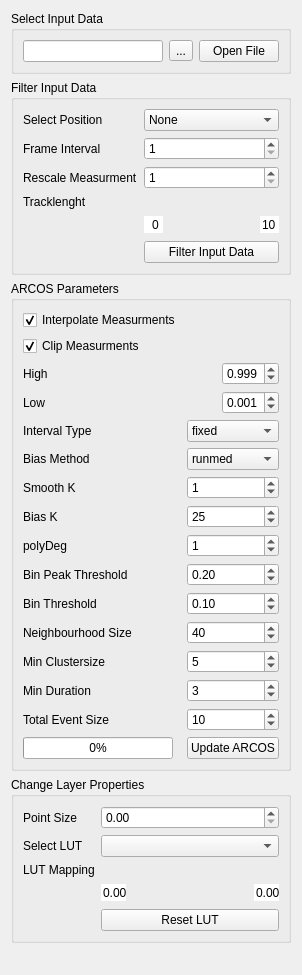
<?xml version="1.0" encoding="UTF-8"?>
<ui version="4.0">
 <class>MainWindow</class>
 <widget class="QWidget" name="MainWindow">
  <property name="geometry">
   <rect>
    <x>0</x>
    <y>0</y>
    <width>293</width>
    <height>975</height>
   </rect>
  </property>
  <layout class="QGridLayout" name="gridLayout_9">
   <item row="1" column="0">
    <widget class="QGroupBox" name="filter_groupBox">
     <property name="title">
      <string>Filter Input Data</string>
     </property>
     <layout class="QGridLayout" name="gridLayout_2">
      <item row="2" column="2">
       <widget class="QSpinBox" name="frame_interval">
        <property name="minimum">
         <number>1</number>
        </property>
        <property name="maximum">
         <number>1000</number>
        </property>
       </widget>
      </item>
      <item row="1" column="2">
       <widget class="QComboBox" name="position">
        <item>
         <property name="text">
          <string>None</string>
         </property>
        </item>
       </widget>
      </item>
      <item row="3" column="0">
       <widget class="QLabel" name="rescale_meas_label">
        <property name="text">
         <string>Rescale Measurment</string>
        </property>
       </widget>
      </item>
      <item row="2" column="0">
       <widget class="QLabel" name="frame_interval_label">
        <property name="text">
         <string>Frame Interval</string>
        </property>
       </widget>
      </item>
      <item row="5" column="2">
       <layout class="QHBoxLayout" name="horizontalLayout_tracklength"/>
      </item>
      <item row="1" column="0">
       <widget class="QLabel" name="position_label">
        <property name="text">
         <string>Select Position</string>
        </property>
       </widget>
      </item>
      <item row="9" column="2">
       <widget class="QPushButton" name="filter_input_data">
        <property name="text">
         <string>Filter Input Data</string>
        </property>
       </widget>
      </item>
      <item row="5" column="0">
       <widget class="QLabel" name="min_tracklength_label">
        <property name="text">
         <string>Tracklenght</string>
        </property>
       </widget>
      </item>
      <item row="3" column="2">
       <widget class="QSpinBox" name="rescale_measurment">
        <property name="minimum">
         <number>1</number>
        </property>
        <property name="maximum">
         <number>1000</number>
        </property>
       </widget>
      </item>
      <item row="6" column="2">
       <layout class="QHBoxLayout" name="horizontalLayout">
        <item>
         <widget class="QSpinBox" name="min_tracklength_spinbox">
          <property name="sizePolicy">
           <sizepolicy hsizetype="Fixed" vsizetype="Fixed">
            <horstretch>0</horstretch>
            <verstretch>0</verstretch>
           </sizepolicy>
          </property>
          <property name="maximumSize">
           <size>
            <width>25</width>
            <height>16777215</height>
           </size>
          </property>
          <property name="focusPolicy">
           <enum>Qt::WheelFocus</enum>
          </property>
          <property name="contextMenuPolicy">
           <enum>Qt::NoContextMenu</enum>
          </property>
          <property name="frame">
           <bool>false</bool>
          </property>
          <property name="alignment">
           <set>Qt::AlignRight|Qt::AlignTrailing|Qt::AlignVCenter</set>
          </property>
          <property name="buttonSymbols">
           <enum>QAbstractSpinBox::NoButtons</enum>
          </property>
         </widget>
        </item>
        <item>
         <spacer name="horizontalSpacer_2">
          <property name="orientation">
           <enum>Qt::Horizontal</enum>
          </property>
          <property name="sizeHint" stdset="0">
           <size>
            <width>40</width>
            <height>20</height>
           </size>
          </property>
         </spacer>
        </item>
        <item>
         <widget class="QSpinBox" name="max_tracklength_spinbox">
          <property name="sizePolicy">
           <sizepolicy hsizetype="Fixed" vsizetype="Fixed">
            <horstretch>0</horstretch>
            <verstretch>0</verstretch>
           </sizepolicy>
          </property>
          <property name="maximumSize">
           <size>
            <width>25</width>
            <height>16777215</height>
           </size>
          </property>
          <property name="frame">
           <bool>false</bool>
          </property>
          <property name="alignment">
           <set>Qt::AlignRight|Qt::AlignTrailing|Qt::AlignVCenter</set>
          </property>
          <property name="buttonSymbols">
           <enum>QAbstractSpinBox::NoButtons</enum>
          </property>
          <property name="value">
           <number>10</number>
          </property>
         </widget>
        </item>
       </layout>
      </item>
     </layout>
    </widget>
   </item>
   <item row="7" column="0">
    <spacer name="verticalSpacer">
     <property name="orientation">
      <enum>Qt::Vertical</enum>
     </property>
     <property name="sizeHint" stdset="0">
      <size>
       <width>20</width>
       <height>40</height>
      </size>
     </property>
    </spacer>
   </item>
   <item row="0" column="0">
    <widget class="QGroupBox" name="groupBox">
     <property name="title">
      <string>Select Input Data</string>
     </property>
     <layout class="QGridLayout" name="gridLayout">
      <item row="0" column="0">
       <layout class="QHBoxLayout" name="horizontalLayout_7">
        <item>
         <widget class="QLineEdit" name="file_LineEdit"/>
        </item>
        <item>
         <widget class="QToolButton" name="browse_file">
          <property name="text">
           <string>...</string>
          </property>
          <property name="checkable">
           <bool>false</bool>
          </property>
          <property name="toolButtonStyle">
           <enum>Qt::ToolButtonFollowStyle</enum>
          </property>
          <property name="autoRaise">
           <bool>false</bool>
          </property>
         </widget>
        </item>
       </layout>
      </item>
      <item row="0" column="1">
       <widget class="QPushButton" name="open_file_button">
        <property name="text">
         <string>Open File</string>
        </property>
        <property name="default">
         <bool>false</bool>
        </property>
       </widget>
      </item>
     </layout>
    </widget>
   </item>
   <item row="6" column="0">
    <widget class="QGroupBox" name="layer_properties">
     <property name="title">
      <string>Change Layer Properties</string>
     </property>
     <layout class="QGridLayout" name="gridLayout_4">
      <item row="0" column="1">
       <widget class="QDoubleSpinBox" name="point_size"/>
      </item>
      <item row="2" column="0">
       <widget class="QLabel" name="select_lut_label">
        <property name="text">
         <string>Select LUT</string>
        </property>
       </widget>
      </item>
      <item row="3" column="1">
       <layout class="QHBoxLayout" name="horizontalLayout_lut"/>
      </item>
      <item row="0" column="0">
       <widget class="QLabel" name="point_size_label">
        <property name="text">
         <string>Point Size</string>
        </property>
       </widget>
      </item>
      <item row="3" column="0">
       <widget class="QLabel" name="max_lut_mapping_label">
        <property name="text">
         <string>LUT Mapping</string>
        </property>
       </widget>
      </item>
      <item row="8" column="1">
       <widget class="QPushButton" name="reset_lut">
        <property name="text">
         <string>Reset LUT</string>
        </property>
       </widget>
      </item>
      <item row="2" column="1">
       <widget class="QComboBox" name="LUT"/>
      </item>
      <item row="4" column="1">
       <layout class="QGridLayout" name="gridLayout_5">
        <item row="0" column="0">
         <widget class="QDoubleSpinBox" name="min_lut_spinbox">
          <property name="sizePolicy">
           <sizepolicy hsizetype="Fixed" vsizetype="Fixed">
            <horstretch>0</horstretch>
            <verstretch>0</verstretch>
           </sizepolicy>
          </property>
          <property name="maximumSize">
           <size>
            <width>25</width>
            <height>16777215</height>
           </size>
          </property>
          <property name="frame">
           <bool>false</bool>
          </property>
          <property name="alignment">
           <set>Qt::AlignLeading|Qt::AlignLeft|Qt::AlignVCenter</set>
          </property>
          <property name="buttonSymbols">
           <enum>QAbstractSpinBox::NoButtons</enum>
          </property>
         </widget>
        </item>
        <item row="0" column="2">
         <widget class="QDoubleSpinBox" name="max_lut_spinbox">
          <property name="sizePolicy">
           <sizepolicy hsizetype="Fixed" vsizetype="Fixed">
            <horstretch>0</horstretch>
            <verstretch>0</verstretch>
           </sizepolicy>
          </property>
          <property name="maximumSize">
           <size>
            <width>25</width>
            <height>16777215</height>
           </size>
          </property>
          <property name="frame">
           <bool>false</bool>
          </property>
          <property name="alignment">
           <set>Qt::AlignRight|Qt::AlignTrailing|Qt::AlignVCenter</set>
          </property>
          <property name="buttonSymbols">
           <enum>QAbstractSpinBox::NoButtons</enum>
          </property>
         </widget>
        </item>
        <item row="0" column="1">
         <spacer name="horizontalSpacer">
          <property name="orientation">
           <enum>Qt::Horizontal</enum>
          </property>
          <property name="sizeHint" stdset="0">
           <size>
            <width>40</width>
            <height>20</height>
           </size>
          </property>
         </spacer>
        </item>
       </layout>
      </item>
     </layout>
    </widget>
   </item>
   <item row="4" column="0">
    <widget class="QGroupBox" name="arcos_group">
     <property name="mouseTracking">
      <bool>false</bool>
     </property>
     <property name="title">
      <string>ARCOS Parameters</string>
     </property>
     <layout class="QGridLayout" name="gridLayout_3">
      <item row="13" column="1">
       <widget class="QSpinBox" name="total_event_size">
        <property name="value">
         <number>10</number>
        </property>
       </widget>
      </item>
      <item row="12" column="1">
       <widget class="QSpinBox" name="min_dur">
        <property name="maximum">
         <number>1000</number>
        </property>
        <property name="value">
         <number>3</number>
        </property>
       </widget>
      </item>
      <item row="6" column="0">
       <widget class="QLabel" name="bias_k_label">
        <property name="text">
         <string>Bias K</string>
        </property>
       </widget>
      </item>
      <item row="8" column="1">
       <widget class="QDoubleSpinBox" name="bin_peak_threshold">
        <property name="decimals">
         <number>2</number>
        </property>
        <property name="maximum">
         <double>10000.000000000000000</double>
        </property>
        <property name="singleStep">
         <double>0.200000000000000</double>
        </property>
        <property name="value">
         <double>0.200000000000000</double>
        </property>
       </widget>
      </item>
      <item row="9" column="1">
       <widget class="QDoubleSpinBox" name="bin_threshold">
        <property name="decimals">
         <number>2</number>
        </property>
        <property name="maximum">
         <double>10000.000000000000000</double>
        </property>
        <property name="singleStep">
         <double>0.100000000000000</double>
        </property>
        <property name="value">
         <double>0.100000000000000</double>
        </property>
       </widget>
      </item>
      <item row="15" column="1">
       <widget class="QPushButton" name="update_arcos">
        <property name="text">
         <string>Update ARCOS</string>
        </property>
       </widget>
      </item>
      <item row="0" column="0">
       <widget class="QCheckBox" name="interpolate_meas">
        <property name="text">
         <string>Interpolate Measurments</string>
        </property>
        <property name="checked">
         <bool>true</bool>
        </property>
       </widget>
      </item>
      <item row="11" column="1">
       <widget class="QSpinBox" name="min_clustersize">
        <property name="maximum">
         <number>1000</number>
        </property>
        <property name="value">
         <number>5</number>
        </property>
       </widget>
      </item>
      <item row="7" column="1">
       <widget class="QSpinBox" name="polyDeg">
        <property name="maximum">
         <number>1000</number>
        </property>
        <property name="value">
         <number>1</number>
        </property>
        <property name="displayIntegerBase">
         <number>10</number>
        </property>
       </widget>
      </item>
      <item row="15" column="0">
       <widget class="QProgressBar" name="Progress">
        <property name="sizePolicy">
         <sizepolicy hsizetype="Fixed" vsizetype="Fixed">
          <horstretch>0</horstretch>
          <verstretch>0</verstretch>
         </sizepolicy>
        </property>
        <property name="minimumSize">
         <size>
          <width>150</width>
          <height>0</height>
         </size>
        </property>
        <property name="maximum">
         <number>40</number>
        </property>
        <property name="value">
         <number>0</number>
        </property>
        <property name="orientation">
         <enum>Qt::Horizontal</enum>
        </property>
       </widget>
      </item>
      <item row="4" column="1">
       <widget class="QComboBox" name="bias_method">
        <item>
         <property name="text">
          <string>runmed</string>
         </property>
        </item>
        <item>
         <property name="text">
          <string>lm</string>
         </property>
        </item>
        <item>
         <property name="text">
          <string>none</string>
         </property>
        </item>
       </widget>
      </item>
      <item row="12" column="0">
       <widget class="QLabel" name="min_dur_label">
        <property name="text">
         <string>Min Duration</string>
        </property>
       </widget>
      </item>
      <item row="5" column="1">
       <widget class="QSpinBox" name="smooth_k">
        <property name="sizePolicy">
         <sizepolicy hsizetype="Preferred" vsizetype="Fixed">
          <horstretch>10</horstretch>
          <verstretch>0</verstretch>
         </sizepolicy>
        </property>
        <property name="layoutDirection">
         <enum>Qt::LeftToRight</enum>
        </property>
        <property name="autoFillBackground">
         <bool>false</bool>
        </property>
        <property name="value">
         <number>1</number>
        </property>
       </widget>
      </item>
      <item row="9" column="0">
       <widget class="QLabel" name="bin_threshold_label">
        <property name="text">
         <string>Bin Threshold</string>
        </property>
       </widget>
      </item>
      <item row="13" column="0">
       <widget class="QLabel" name="tot_size_label">
        <property name="text">
         <string>Total Event Size</string>
        </property>
       </widget>
      </item>
      <item row="3" column="1">
       <widget class="QComboBox" name="interval_type">
        <property name="sizePolicy">
         <sizepolicy hsizetype="Preferred" vsizetype="Fixed">
          <horstretch>0</horstretch>
          <verstretch>0</verstretch>
         </sizepolicy>
        </property>
        <property name="minimumSize">
         <size>
          <width>0</width>
          <height>0</height>
         </size>
        </property>
        <property name="maximumSize">
         <size>
          <width>16777215</width>
          <height>16777215</height>
         </size>
        </property>
        <property name="layoutDirection">
         <enum>Qt::LeftToRight</enum>
        </property>
        <item>
         <property name="text">
          <string>fixed</string>
         </property>
        </item>
        <item>
         <property name="text">
          <string>var</string>
         </property>
        </item>
       </widget>
      </item>
      <item row="10" column="1">
       <widget class="QSpinBox" name="neighbourhood_size">
        <property name="maximum">
         <number>10000</number>
        </property>
        <property name="value">
         <number>40</number>
        </property>
       </widget>
      </item>
      <item row="10" column="0">
       <widget class="QLabel" name="neighbourhood_label">
        <property name="text">
         <string>Neighbourhood Size</string>
        </property>
       </widget>
      </item>
      <item row="8" column="0">
       <widget class="QLabel" name="bin_peak_threshold_label">
        <property name="text">
         <string>Bin Peak Threshold</string>
        </property>
       </widget>
      </item>
      <item row="7" column="0">
       <widget class="QLabel" name="polyDeg_label">
        <property name="text">
         <string>polyDeg</string>
        </property>
       </widget>
      </item>
      <item row="6" column="1">
       <widget class="QSpinBox" name="bias_k">
        <property name="maximum">
         <number>1000</number>
        </property>
        <property name="value">
         <number>25</number>
        </property>
        <property name="displayIntegerBase">
         <number>10</number>
        </property>
       </widget>
      </item>
      <item row="4" column="0">
       <widget class="QLabel" name="bias_method_label">
        <property name="text">
         <string>Bias Method</string>
        </property>
       </widget>
      </item>
      <item row="1" column="0">
       <widget class="QCheckBox" name="clip_meas">
        <property name="enabled">
         <bool>true</bool>
        </property>
        <property name="text">
         <string>Clip Measurments</string>
        </property>
        <property name="checked">
         <bool>true</bool>
        </property>
       </widget>
      </item>
      <item row="3" column="0">
       <widget class="QLabel" name="intervale_type_label">
        <property name="text">
         <string>Interval Type</string>
        </property>
       </widget>
      </item>
      <item row="5" column="0">
       <widget class="QLabel" name="smooth_k_label">
        <property name="text">
         <string>Smooth K</string>
        </property>
       </widget>
      </item>
      <item row="11" column="0">
       <widget class="QLabel" name="min_clustersize_label">
        <property name="text">
         <string>Min Clustersize</string>
        </property>
       </widget>
      </item>
      <item row="2" column="0" colspan="2">
       <widget class="QFrame" name="clip_frame">
        <property name="frameShape">
         <enum>QFrame::NoFrame</enum>
        </property>
        <property name="frameShadow">
         <enum>QFrame::Raised</enum>
        </property>
        <layout class="QGridLayout" name="gridLayout_6">
         <property name="leftMargin">
          <number>0</number>
         </property>
         <property name="topMargin">
          <number>0</number>
         </property>
         <property name="rightMargin">
          <number>0</number>
         </property>
         <property name="bottomMargin">
          <number>0</number>
         </property>
         <item row="1" column="0">
          <widget class="QLabel" name="clip_high_label">
           <property name="text">
            <string>High</string>
           </property>
          </widget>
         </item>
         <item row="3" column="0">
          <widget class="QLabel" name="clip_low_label">
           <property name="text">
            <string>Low</string>
           </property>
          </widget>
         </item>
         <item row="1" column="1">
          <widget class="QDoubleSpinBox" name="clip_high">
           <property name="sizePolicy">
            <sizepolicy hsizetype="Fixed" vsizetype="Fixed">
             <horstretch>0</horstretch>
             <verstretch>0</verstretch>
            </sizepolicy>
           </property>
           <property name="decimals">
            <number>3</number>
           </property>
           <property name="maximum">
            <double>1.000000000000000</double>
           </property>
           <property name="singleStep">
            <double>0.010000000000000</double>
           </property>
           <property name="value">
            <double>0.999000000000000</double>
           </property>
          </widget>
         </item>
         <item row="3" column="1">
          <widget class="QDoubleSpinBox" name="clip_low">
           <property name="sizePolicy">
            <sizepolicy hsizetype="Fixed" vsizetype="Fixed">
             <horstretch>0</horstretch>
             <verstretch>0</verstretch>
            </sizepolicy>
           </property>
           <property name="baseSize">
            <size>
             <width>0</width>
             <height>0</height>
            </size>
           </property>
           <property name="decimals">
            <number>3</number>
           </property>
           <property name="maximum">
            <double>1.000000000000000</double>
           </property>
           <property name="singleStep">
            <double>0.010000000000000</double>
           </property>
           <property name="value">
            <double>0.001000000000000</double>
           </property>
          </widget>
         </item>
        </layout>
       </widget>
      </item>
     </layout>
    </widget>
   </item>
  </layout>
 </widget>
 <resources/>
 <connections>
  <connection>
   <sender>clip_meas</sender>
   <signal>toggled(bool)</signal>
   <receiver>clip_frame</receiver>
   <slot>setVisible(bool)</slot>
   <hints>
    <hint type="sourcelabel">
     <x>136</x>
     <y>333</y>
    </hint>
    <hint type="destinationlabel">
     <x>168</x>
     <y>359</y>
    </hint>
   </hints>
  </connection>
 </connections>
</ui>
